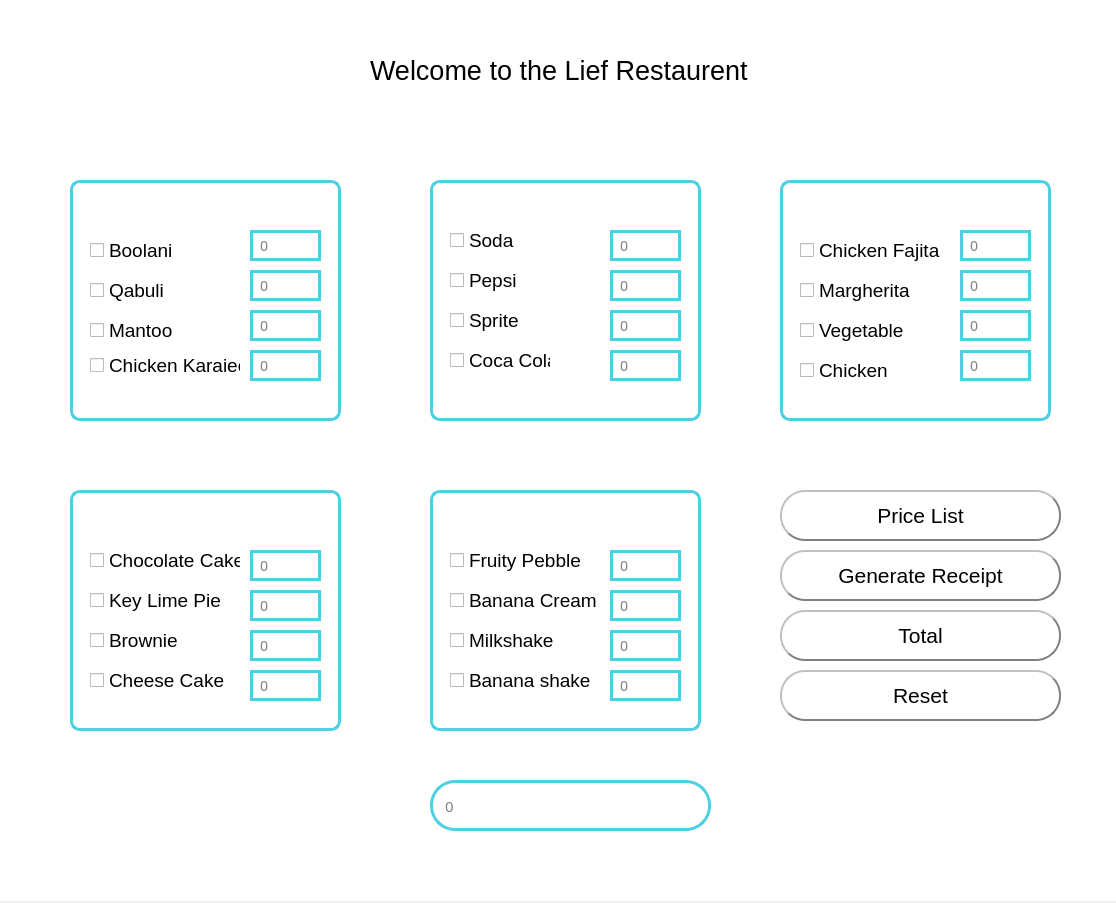
<?xml version="1.0" encoding="UTF-8"?>
<ui version="4.0">
 <class>Homewindow</class>
 <widget class="QMainWindow" name="Homewindow">
  <property name="geometry">
   <rect>
    <x>0</x>
    <y>0</y>
    <width>1116</width>
    <height>903</height>
   </rect>
  </property>
  <property name="windowTitle">
   <string>MainWindow</string>
  </property>
  <widget class="QWidget" name="centralwidget">
   <widget class="QLabel" name="label_2">
    <property name="geometry">
     <rect>
      <x>370</x>
      <y>40</y>
      <width>421</width>
      <height>61</height>
     </rect>
    </property>
    <property name="font">
     <font>
      <family>MS Shell Dlg 2</family>
      <pointsize>20</pointsize>
      <weight>50</weight>
      <bold>false</bold>
     </font>
    </property>
    <property name="text">
     <string>Welcome to the Lief Restaurent</string>
    </property>
   </widget>
   <widget class="QLabel" name="label_3">
    <property name="geometry">
     <rect>
      <x>150</x>
      <y>130</y>
      <width>101</width>
      <height>101</height>
     </rect>
    </property>
    <property name="text">
     <string/>
    </property>
    <property name="pixmap">
     <pixmap>../images/SPAGHETTI.png</pixmap>
    </property>
    <property name="scaledContents">
     <bool>true</bool>
    </property>
   </widget>
   <widget class="QLabel" name="label_4">
    <property name="geometry">
     <rect>
      <x>510</x>
      <y>130</y>
      <width>101</width>
      <height>101</height>
     </rect>
    </property>
    <property name="text">
     <string/>
    </property>
    <property name="pixmap">
     <pixmap>../images/DRINKS.png</pixmap>
    </property>
    <property name="scaledContents">
     <bool>true</bool>
    </property>
   </widget>
   <widget class="QLabel" name="label_5">
    <property name="geometry">
     <rect>
      <x>860</x>
      <y>130</y>
      <width>101</width>
      <height>101</height>
     </rect>
    </property>
    <property name="text">
     <string/>
    </property>
    <property name="pixmap">
     <pixmap>../images/PIZZA.png</pixmap>
    </property>
    <property name="scaledContents">
     <bool>true</bool>
    </property>
   </widget>
   <widget class="QLineEdit" name="tf1">
    <property name="enabled">
     <bool>false</bool>
    </property>
    <property name="geometry">
     <rect>
      <x>250</x>
      <y>230</y>
      <width>71</width>
      <height>31</height>
     </rect>
    </property>
    <property name="styleSheet">
     <string notr="true">QLineEdit{

border:3px solid #4DD0E1;
font: 14px gray;
padding-left: 5px;
border-radius: 25px;
}</string>
    </property>
    <property name="placeholderText">
     <string>0</string>
    </property>
   </widget>
   <widget class="QLineEdit" name="tf2">
    <property name="enabled">
     <bool>false</bool>
    </property>
    <property name="geometry">
     <rect>
      <x>250</x>
      <y>270</y>
      <width>71</width>
      <height>31</height>
     </rect>
    </property>
    <property name="styleSheet">
     <string notr="true">QLineEdit{
border-radius : 30px;
border:3px solid #4DD0E1;
font: 14px gray;
padding-left: 5px;
}</string>
    </property>
    <property name="placeholderText">
     <string>0</string>
    </property>
   </widget>
   <widget class="QLineEdit" name="tf3">
    <property name="enabled">
     <bool>false</bool>
    </property>
    <property name="geometry">
     <rect>
      <x>250</x>
      <y>310</y>
      <width>71</width>
      <height>31</height>
     </rect>
    </property>
    <property name="styleSheet">
     <string notr="true">QLineEdit{
border-radius : 30px;
border:3px solid #4DD0E1;
font: 14px gray;
padding-left: 5px;
}</string>
    </property>
    <property name="placeholderText">
     <string>0</string>
    </property>
   </widget>
   <widget class="QLineEdit" name="tf4">
    <property name="enabled">
     <bool>false</bool>
    </property>
    <property name="geometry">
     <rect>
      <x>250</x>
      <y>350</y>
      <width>71</width>
      <height>31</height>
     </rect>
    </property>
    <property name="styleSheet">
     <string notr="true">QLineEdit{
border-radius : 30px;
border:3px solid #4DD0E1;
font: 14px gray;
padding-left: 5px;
}</string>
    </property>
    <property name="placeholderText">
     <string>0</string>
    </property>
   </widget>
   <widget class="QFrame" name="foodframe">
    <property name="geometry">
     <rect>
      <x>70</x>
      <y>180</y>
      <width>271</width>
      <height>241</height>
     </rect>
    </property>
    <property name="styleSheet">
     <string notr="true">.QFrame{
border-radius: 10px;
border: 3px solid #4DD0E1;
}</string>
    </property>
    <property name="frameShape">
     <enum>QFrame::StyledPanel</enum>
    </property>
    <property name="frameShadow">
     <enum>QFrame::Plain</enum>
    </property>
    <property name="lineWidth">
     <number>8</number>
    </property>
    <property name="midLineWidth">
     <number>8</number>
    </property>
    <widget class="QCheckBox" name="cf1">
     <property name="geometry">
      <rect>
       <x>20</x>
       <y>60</y>
       <width>101</width>
       <height>21</height>
      </rect>
     </property>
     <property name="font">
      <font>
       <pointsize>14</pointsize>
      </font>
     </property>
     <property name="text">
      <string>Boolani</string>
     </property>
    </widget>
    <widget class="QCheckBox" name="cf2">
     <property name="geometry">
      <rect>
       <x>20</x>
       <y>100</y>
       <width>101</width>
       <height>21</height>
      </rect>
     </property>
     <property name="font">
      <font>
       <pointsize>14</pointsize>
      </font>
     </property>
     <property name="text">
      <string>Qabuli</string>
     </property>
    </widget>
    <widget class="QCheckBox" name="cf3">
     <property name="geometry">
      <rect>
       <x>20</x>
       <y>140</y>
       <width>101</width>
       <height>21</height>
      </rect>
     </property>
     <property name="font">
      <font>
       <pointsize>14</pointsize>
      </font>
     </property>
     <property name="text">
      <string>Mantoo</string>
     </property>
    </widget>
    <widget class="QCheckBox" name="cf4">
     <property name="geometry">
      <rect>
       <x>20</x>
       <y>170</y>
       <width>151</width>
       <height>31</height>
      </rect>
     </property>
     <property name="font">
      <font>
       <pointsize>14</pointsize>
      </font>
     </property>
     <property name="text">
      <string>Chicken Karaiee</string>
     </property>
    </widget>
   </widget>
   <widget class="QLineEdit" name="td4">
    <property name="enabled">
     <bool>false</bool>
    </property>
    <property name="geometry">
     <rect>
      <x>610</x>
      <y>350</y>
      <width>71</width>
      <height>31</height>
     </rect>
    </property>
    <property name="styleSheet">
     <string notr="true">QLineEdit{
border-radius : 30px;
border:3px solid #4DD0E1;
font: 14px gray;
padding-left: 5px;
}</string>
    </property>
    <property name="placeholderText">
     <string>0</string>
    </property>
   </widget>
   <widget class="QLineEdit" name="td2">
    <property name="enabled">
     <bool>false</bool>
    </property>
    <property name="geometry">
     <rect>
      <x>610</x>
      <y>270</y>
      <width>71</width>
      <height>31</height>
     </rect>
    </property>
    <property name="styleSheet">
     <string notr="true">QLineEdit{
border-radius : 30px;
border:3px solid #4DD0E1;
font: 14px gray;
padding-left: 5px;
}</string>
    </property>
    <property name="placeholderText">
     <string>0</string>
    </property>
   </widget>
   <widget class="QLineEdit" name="td1">
    <property name="enabled">
     <bool>false</bool>
    </property>
    <property name="geometry">
     <rect>
      <x>610</x>
      <y>230</y>
      <width>71</width>
      <height>31</height>
     </rect>
    </property>
    <property name="styleSheet">
     <string notr="true">QLineEdit{
border-radius : 30px;
border:3px solid #4DD0E1;
font: 14px gray;
padding-left: 5px;
}</string>
    </property>
    <property name="placeholderText">
     <string>0</string>
    </property>
   </widget>
   <widget class="QFrame" name="foodframe_2">
    <property name="geometry">
     <rect>
      <x>430</x>
      <y>180</y>
      <width>271</width>
      <height>241</height>
     </rect>
    </property>
    <property name="styleSheet">
     <string notr="true">.QFrame{
border-radius: 10px;
border: 3px solid #4DD0E1;
}</string>
    </property>
    <property name="frameShape">
     <enum>QFrame::StyledPanel</enum>
    </property>
    <property name="frameShadow">
     <enum>QFrame::Plain</enum>
    </property>
    <property name="lineWidth">
     <number>8</number>
    </property>
    <property name="midLineWidth">
     <number>8</number>
    </property>
    <widget class="QCheckBox" name="cd1">
     <property name="geometry">
      <rect>
       <x>20</x>
       <y>50</y>
       <width>101</width>
       <height>21</height>
      </rect>
     </property>
     <property name="font">
      <font>
       <pointsize>14</pointsize>
      </font>
     </property>
     <property name="text">
      <string>Soda</string>
     </property>
    </widget>
    <widget class="QCheckBox" name="cd2">
     <property name="geometry">
      <rect>
       <x>20</x>
       <y>90</y>
       <width>101</width>
       <height>21</height>
      </rect>
     </property>
     <property name="font">
      <font>
       <pointsize>14</pointsize>
      </font>
     </property>
     <property name="text">
      <string>Pepsi</string>
     </property>
    </widget>
    <widget class="QCheckBox" name="cd4">
     <property name="geometry">
      <rect>
       <x>20</x>
       <y>170</y>
       <width>101</width>
       <height>21</height>
      </rect>
     </property>
     <property name="font">
      <font>
       <pointsize>14</pointsize>
      </font>
     </property>
     <property name="text">
      <string>Coca Cola</string>
     </property>
    </widget>
   </widget>
   <widget class="QLineEdit" name="td3">
    <property name="enabled">
     <bool>false</bool>
    </property>
    <property name="geometry">
     <rect>
      <x>610</x>
      <y>310</y>
      <width>71</width>
      <height>31</height>
     </rect>
    </property>
    <property name="styleSheet">
     <string notr="true">QLineEdit{
border-radius : 30px;
border:3px solid #4DD0E1;
font: 14px gray;
padding-left: 5px;
}</string>
    </property>
    <property name="placeholderText">
     <string>0</string>
    </property>
   </widget>
   <widget class="QLineEdit" name="tp1">
    <property name="enabled">
     <bool>false</bool>
    </property>
    <property name="geometry">
     <rect>
      <x>960</x>
      <y>230</y>
      <width>71</width>
      <height>31</height>
     </rect>
    </property>
    <property name="styleSheet">
     <string notr="true">QLineEdit{
border-radius : 30px;
border:3px solid #4DD0E1;
font: 14px gray;
padding-left: 5px;
}</string>
    </property>
    <property name="placeholderText">
     <string>0</string>
    </property>
   </widget>
   <widget class="QLineEdit" name="tp2">
    <property name="enabled">
     <bool>false</bool>
    </property>
    <property name="geometry">
     <rect>
      <x>960</x>
      <y>270</y>
      <width>71</width>
      <height>31</height>
     </rect>
    </property>
    <property name="styleSheet">
     <string notr="true">QLineEdit{
border-radius : 30px;
border:3px solid #4DD0E1;
font: 14px gray;
padding-left: 5px;
}</string>
    </property>
    <property name="placeholderText">
     <string>0</string>
    </property>
   </widget>
   <widget class="QFrame" name="foodframe_3">
    <property name="geometry">
     <rect>
      <x>780</x>
      <y>180</y>
      <width>271</width>
      <height>241</height>
     </rect>
    </property>
    <property name="styleSheet">
     <string notr="true">.QFrame{
border-radius: 10px;
border: 3px solid #4DD0E1;
}</string>
    </property>
    <property name="frameShape">
     <enum>QFrame::StyledPanel</enum>
    </property>
    <property name="frameShadow">
     <enum>QFrame::Plain</enum>
    </property>
    <property name="lineWidth">
     <number>8</number>
    </property>
    <property name="midLineWidth">
     <number>8</number>
    </property>
    <widget class="QCheckBox" name="cp1">
     <property name="geometry">
      <rect>
       <x>20</x>
       <y>60</y>
       <width>151</width>
       <height>21</height>
      </rect>
     </property>
     <property name="font">
      <font>
       <pointsize>14</pointsize>
      </font>
     </property>
     <property name="text">
      <string>Chicken Fajita</string>
     </property>
    </widget>
    <widget class="QCheckBox" name="cp2">
     <property name="geometry">
      <rect>
       <x>20</x>
       <y>100</y>
       <width>151</width>
       <height>21</height>
      </rect>
     </property>
     <property name="font">
      <font>
       <pointsize>14</pointsize>
      </font>
     </property>
     <property name="text">
      <string>Margherita</string>
     </property>
    </widget>
    <widget class="QCheckBox" name="cp3">
     <property name="geometry">
      <rect>
       <x>20</x>
       <y>140</y>
       <width>151</width>
       <height>21</height>
      </rect>
     </property>
     <property name="font">
      <font>
       <pointsize>14</pointsize>
      </font>
     </property>
     <property name="text">
      <string>Vegetable</string>
     </property>
    </widget>
    <widget class="QCheckBox" name="cp4">
     <property name="geometry">
      <rect>
       <x>20</x>
       <y>180</y>
       <width>151</width>
       <height>21</height>
      </rect>
     </property>
     <property name="font">
      <font>
       <pointsize>14</pointsize>
      </font>
     </property>
     <property name="text">
      <string>Chicken</string>
     </property>
    </widget>
   </widget>
   <widget class="QLineEdit" name="tp4">
    <property name="enabled">
     <bool>false</bool>
    </property>
    <property name="geometry">
     <rect>
      <x>960</x>
      <y>350</y>
      <width>71</width>
      <height>31</height>
     </rect>
    </property>
    <property name="styleSheet">
     <string notr="true">QLineEdit{
border-radius : 30px;
border:3px solid #4DD0E1;
font: 14px gray;
padding-left: 5px;
}</string>
    </property>
    <property name="placeholderText">
     <string>0</string>
    </property>
   </widget>
   <widget class="QLineEdit" name="tp3">
    <property name="enabled">
     <bool>false</bool>
    </property>
    <property name="geometry">
     <rect>
      <x>960</x>
      <y>310</y>
      <width>71</width>
      <height>31</height>
     </rect>
    </property>
    <property name="styleSheet">
     <string notr="true">QLineEdit{
border-radius : 30px;
border:3px solid #4DD0E1;
font: 14px gray;
padding-left: 5px;
}</string>
    </property>
    <property name="placeholderText">
     <string>0</string>
    </property>
   </widget>
   <widget class="QLabel" name="background">
    <property name="geometry">
     <rect>
      <x>-10</x>
      <y>-10</y>
      <width>1141</width>
      <height>911</height>
     </rect>
    </property>
    <property name="font">
     <font>
      <pointsize>16</pointsize>
      <weight>50</weight>
      <bold>false</bold>
     </font>
    </property>
    <property name="styleSheet">
     <string notr="true">QLabel{
	background-color: rgb(255, 255, 255);
}</string>
    </property>
    <property name="text">
     <string/>
    </property>
   </widget>
   <widget class="QLabel" name="label_6">
    <property name="geometry">
     <rect>
      <x>940</x>
      <y>720</y>
      <width>171</width>
      <height>181</height>
     </rect>
    </property>
    <property name="text">
     <string/>
    </property>
    <property name="pixmap">
     <pixmap>../images/corner.png</pixmap>
    </property>
    <property name="scaledContents">
     <bool>true</bool>
    </property>
   </widget>
   <widget class="QLabel" name="label_8">
    <property name="geometry">
     <rect>
      <x>0</x>
      <y>0</y>
      <width>171</width>
      <height>161</height>
     </rect>
    </property>
    <property name="text">
     <string/>
    </property>
    <property name="pixmap">
     <pixmap>../images/top-left.png</pixmap>
    </property>
    <property name="scaledContents">
     <bool>true</bool>
    </property>
   </widget>
   <widget class="QLineEdit" name="tc1">
    <property name="enabled">
     <bool>false</bool>
    </property>
    <property name="geometry">
     <rect>
      <x>250</x>
      <y>550</y>
      <width>71</width>
      <height>31</height>
     </rect>
    </property>
    <property name="styleSheet">
     <string notr="true">QLineEdit{
border-radius : 30px;
border:3px solid #4DD0E1;
font: 14px gray;
padding-left: 5px;
}</string>
    </property>
    <property name="placeholderText">
     <string>0</string>
    </property>
   </widget>
   <widget class="QLineEdit" name="tc2">
    <property name="enabled">
     <bool>false</bool>
    </property>
    <property name="geometry">
     <rect>
      <x>250</x>
      <y>590</y>
      <width>71</width>
      <height>31</height>
     </rect>
    </property>
    <property name="styleSheet">
     <string notr="true">QLineEdit{
border-radius : 30px;
border:3px solid #4DD0E1;
font: 14px gray;
padding-left: 5px;
}</string>
    </property>
    <property name="placeholderText">
     <string>0</string>
    </property>
   </widget>
   <widget class="QLineEdit" name="tc4">
    <property name="enabled">
     <bool>false</bool>
    </property>
    <property name="geometry">
     <rect>
      <x>250</x>
      <y>670</y>
      <width>71</width>
      <height>31</height>
     </rect>
    </property>
    <property name="styleSheet">
     <string notr="true">QLineEdit{
border-radius : 30px;
border:3px solid #4DD0E1;
font: 14px gray;
padding-left: 5px;
}</string>
    </property>
    <property name="placeholderText">
     <string>0</string>
    </property>
   </widget>
   <widget class="QFrame" name="foodframe_4">
    <property name="geometry">
     <rect>
      <x>70</x>
      <y>490</y>
      <width>271</width>
      <height>241</height>
     </rect>
    </property>
    <property name="styleSheet">
     <string notr="true">.QFrame{
border-radius: 10px;
border: 3px solid #4DD0E1;
}</string>
    </property>
    <property name="frameShape">
     <enum>QFrame::StyledPanel</enum>
    </property>
    <property name="frameShadow">
     <enum>QFrame::Plain</enum>
    </property>
    <property name="lineWidth">
     <number>8</number>
    </property>
    <property name="midLineWidth">
     <number>8</number>
    </property>
    <widget class="QCheckBox" name="cde1">
     <property name="geometry">
      <rect>
       <x>20</x>
       <y>60</y>
       <width>151</width>
       <height>21</height>
      </rect>
     </property>
     <property name="font">
      <font>
       <pointsize>14</pointsize>
      </font>
     </property>
     <property name="text">
      <string>Chocolate Cake</string>
     </property>
    </widget>
    <widget class="QCheckBox" name="cde2">
     <property name="geometry">
      <rect>
       <x>20</x>
       <y>100</y>
       <width>151</width>
       <height>21</height>
      </rect>
     </property>
     <property name="font">
      <font>
       <pointsize>14</pointsize>
      </font>
     </property>
     <property name="text">
      <string>Key Lime Pie</string>
     </property>
    </widget>
    <widget class="QCheckBox" name="cde3">
     <property name="geometry">
      <rect>
       <x>20</x>
       <y>140</y>
       <width>151</width>
       <height>21</height>
      </rect>
     </property>
     <property name="font">
      <font>
       <pointsize>14</pointsize>
      </font>
     </property>
     <property name="text">
      <string>Brownie</string>
     </property>
    </widget>
    <widget class="QCheckBox" name="cde4">
     <property name="geometry">
      <rect>
       <x>20</x>
       <y>180</y>
       <width>151</width>
       <height>21</height>
      </rect>
     </property>
     <property name="font">
      <font>
       <pointsize>14</pointsize>
      </font>
     </property>
     <property name="text">
      <string>Cheese Cake</string>
     </property>
    </widget>
   </widget>
   <widget class="QLabel" name="label_10">
    <property name="geometry">
     <rect>
      <x>150</x>
      <y>440</y>
      <width>101</width>
      <height>101</height>
     </rect>
    </property>
    <property name="text">
     <string/>
    </property>
    <property name="pixmap">
     <pixmap>../images/cake.png</pixmap>
    </property>
    <property name="scaledContents">
     <bool>true</bool>
    </property>
   </widget>
   <widget class="QLineEdit" name="tc3">
    <property name="enabled">
     <bool>false</bool>
    </property>
    <property name="geometry">
     <rect>
      <x>250</x>
      <y>630</y>
      <width>71</width>
      <height>31</height>
     </rect>
    </property>
    <property name="styleSheet">
     <string notr="true">QLineEdit{
border-radius : 30px;
border:3px solid #4DD0E1;
font: 14px gray;
padding-left: 5px;
}</string>
    </property>
    <property name="placeholderText">
     <string>0</string>
    </property>
   </widget>
   <widget class="QPushButton" name="pricelist">
    <property name="geometry">
     <rect>
      <x>780</x>
      <y>490</y>
      <width>281</width>
      <height>51</height>
     </rect>
    </property>
    <property name="font">
     <font>
      <pointsize>16</pointsize>
      <weight>50</weight>
      <bold>false</bold>
     </font>
    </property>
    <property name="styleSheet">
     <string notr="true">QPushButton{
background-color: white;
border-style:outset;
border-width: 2px;
border-color:gray;
border-radius: 25px;
}

QPushButton:hover{
background-color: #EEEEEE;
border-style:inset;
color: #0097A7;

}</string>
    </property>
    <property name="text">
     <string>Price List</string>
    </property>
   </widget>
   <widget class="QFrame" name="foodframe_5">
    <property name="geometry">
     <rect>
      <x>430</x>
      <y>490</y>
      <width>271</width>
      <height>241</height>
     </rect>
    </property>
    <property name="styleSheet">
     <string notr="true">.QFrame{
border-radius: 10px;
border: 3px solid #4DD0E1;
}</string>
    </property>
    <property name="frameShape">
     <enum>QFrame::StyledPanel</enum>
    </property>
    <property name="frameShadow">
     <enum>QFrame::Plain</enum>
    </property>
    <property name="lineWidth">
     <number>8</number>
    </property>
    <property name="midLineWidth">
     <number>8</number>
    </property>
    <widget class="QCheckBox" name="cs1">
     <property name="geometry">
      <rect>
       <x>20</x>
       <y>60</y>
       <width>151</width>
       <height>21</height>
      </rect>
     </property>
     <property name="font">
      <font>
       <pointsize>14</pointsize>
      </font>
     </property>
     <property name="text">
      <string>Fruity Pebble</string>
     </property>
    </widget>
    <widget class="QCheckBox" name="cs2">
     <property name="geometry">
      <rect>
       <x>20</x>
       <y>100</y>
       <width>151</width>
       <height>21</height>
      </rect>
     </property>
     <property name="font">
      <font>
       <pointsize>14</pointsize>
      </font>
     </property>
     <property name="text">
      <string>Banana Cream</string>
     </property>
    </widget>
    <widget class="QCheckBox" name="cs3">
     <property name="geometry">
      <rect>
       <x>20</x>
       <y>140</y>
       <width>151</width>
       <height>21</height>
      </rect>
     </property>
     <property name="font">
      <font>
       <pointsize>14</pointsize>
      </font>
     </property>
     <property name="text">
      <string>Milkshake</string>
     </property>
    </widget>
   </widget>
   <widget class="QLineEdit" name="ts1">
    <property name="enabled">
     <bool>false</bool>
    </property>
    <property name="geometry">
     <rect>
      <x>610</x>
      <y>550</y>
      <width>71</width>
      <height>31</height>
     </rect>
    </property>
    <property name="styleSheet">
     <string notr="true">QLineEdit{
border-radius : 30px;
border:3px solid #4DD0E1;
font: 14px gray;
padding-left: 5px;
}</string>
    </property>
    <property name="placeholderText">
     <string>0</string>
    </property>
   </widget>
   <widget class="QLineEdit" name="ts3">
    <property name="enabled">
     <bool>false</bool>
    </property>
    <property name="geometry">
     <rect>
      <x>610</x>
      <y>630</y>
      <width>71</width>
      <height>31</height>
     </rect>
    </property>
    <property name="styleSheet">
     <string notr="true">QLineEdit{
border-radius : 30px;
border:3px solid #4DD0E1;
font: 14px gray;
padding-left: 5px;
}</string>
    </property>
    <property name="placeholderText">
     <string>0</string>
    </property>
   </widget>
   <widget class="QLabel" name="label_11">
    <property name="geometry">
     <rect>
      <x>510</x>
      <y>440</y>
      <width>101</width>
      <height>101</height>
     </rect>
    </property>
    <property name="text">
     <string/>
    </property>
    <property name="pixmap">
     <pixmap>../images/shakes.png</pixmap>
    </property>
    <property name="scaledContents">
     <bool>true</bool>
    </property>
   </widget>
   <widget class="QLineEdit" name="ts2">
    <property name="enabled">
     <bool>false</bool>
    </property>
    <property name="geometry">
     <rect>
      <x>610</x>
      <y>590</y>
      <width>71</width>
      <height>31</height>
     </rect>
    </property>
    <property name="styleSheet">
     <string notr="true">QLineEdit{
border-radius : 30px;
border:3px solid #4DD0E1;
font: 14px gray;
padding-left: 5px;
}</string>
    </property>
    <property name="placeholderText">
     <string>0</string>
    </property>
   </widget>
   <widget class="QLineEdit" name="ts4">
    <property name="enabled">
     <bool>false</bool>
    </property>
    <property name="geometry">
     <rect>
      <x>610</x>
      <y>670</y>
      <width>71</width>
      <height>31</height>
     </rect>
    </property>
    <property name="styleSheet">
     <string notr="true">QLineEdit{
border-radius : 30px;
border:3px solid #4DD0E1;
font: 14px gray;
padding-left: 5px;
}</string>
    </property>
    <property name="placeholderText">
     <string>0</string>
    </property>
   </widget>
   <widget class="QPushButton" name="receipt">
    <property name="geometry">
     <rect>
      <x>780</x>
      <y>550</y>
      <width>281</width>
      <height>51</height>
     </rect>
    </property>
    <property name="font">
     <font>
      <pointsize>16</pointsize>
      <weight>50</weight>
      <bold>false</bold>
     </font>
    </property>
    <property name="styleSheet">
     <string notr="true">QPushButton{
background-color: white;
border-style:outset;
border-width: 2px;
border-color:gray;
border-radius: 25px;
}

QPushButton:hover{
background-color: #EEEEEE;
border-style:inset;
color: #0097A7;

}</string>
    </property>
    <property name="text">
     <string>Generate Receipt</string>
    </property>
   </widget>
   <widget class="QPushButton" name="total">
    <property name="geometry">
     <rect>
      <x>780</x>
      <y>610</y>
      <width>281</width>
      <height>51</height>
     </rect>
    </property>
    <property name="font">
     <font>
      <pointsize>16</pointsize>
      <weight>50</weight>
      <bold>false</bold>
     </font>
    </property>
    <property name="styleSheet">
     <string notr="true">QPushButton{
background-color: white;
border-style:outset;
border-width: 2px;
border-color:gray;
border-radius: 25px;
}

QPushButton:hover{
background-color: #EEEEEE;
border-style:inset;
color: #0097A7;

}</string>
    </property>
    <property name="text">
     <string>Total</string>
    </property>
   </widget>
   <widget class="QPushButton" name="reset">
    <property name="geometry">
     <rect>
      <x>780</x>
      <y>670</y>
      <width>281</width>
      <height>51</height>
     </rect>
    </property>
    <property name="font">
     <font>
      <pointsize>16</pointsize>
      <weight>50</weight>
      <bold>false</bold>
     </font>
    </property>
    <property name="styleSheet">
     <string notr="true">QPushButton{
background-color: white;
border-style:outset;
border-width: 2px;
border-color:gray;
border-radius: 25px;
}

QPushButton:hover{
background-color: #EEEEEE;
border-style:inset;
color: #0097A7;

}</string>
    </property>
    <property name="text">
     <string>Reset</string>
    </property>
   </widget>
   <widget class="QPushButton" name="signout">
    <property name="geometry">
     <rect>
      <x>1010</x>
      <y>0</y>
      <width>51</width>
      <height>51</height>
     </rect>
    </property>
    <property name="font">
     <font>
      <pointsize>16</pointsize>
      <weight>50</weight>
      <bold>false</bold>
     </font>
    </property>
    <property name="styleSheet">
     <string notr="true">QPushButton{
background-color: white;
border-radius: 25px !important;
}

QPushButton:hover{
background-color: #EEEEEE;
border-style:inset;
color: #0097A7;

}</string>
    </property>
    <property name="text">
     <string/>
    </property>
    <property name="icon">
     <iconset>
      <normaloff>../images/sign_out_icon.jpg</normaloff>../images/sign_out_icon.jpg</iconset>
    </property>
    <property name="iconSize">
     <size>
      <width>40</width>
      <height>40</height>
     </size>
    </property>
   </widget>
   <widget class="QPushButton" name="exit">
    <property name="geometry">
     <rect>
      <x>1060</x>
      <y>0</y>
      <width>51</width>
      <height>51</height>
     </rect>
    </property>
    <property name="font">
     <font>
      <pointsize>16</pointsize>
      <weight>50</weight>
      <bold>false</bold>
     </font>
    </property>
    <property name="styleSheet">
     <string notr="true">QPushButton{
background-color: white;
border-radius: 25px;
}

QPushButton:hover{
background-color: #EEEEEE;
border-style:inset;
color: #0097A7;

}</string>
    </property>
    <property name="text">
     <string/>
    </property>
    <property name="icon">
     <iconset>
      <normaloff>../images/Actions-application-exit-icon.png</normaloff>../images/Actions-application-exit-icon.png</iconset>
    </property>
    <property name="iconSize">
     <size>
      <width>35</width>
      <height>35</height>
     </size>
    </property>
   </widget>
   <widget class="QLineEdit" name="totla_pay">
    <property name="geometry">
     <rect>
      <x>430</x>
      <y>780</y>
      <width>281</width>
      <height>51</height>
     </rect>
    </property>
    <property name="font">
     <font>
      <family>red</family>
      <pointsize>-1</pointsize>
      <weight>50</weight>
      <italic>false</italic>
      <bold>false</bold>
     </font>
    </property>
    <property name="styleSheet">
     <string notr="true">QLineEdit{
border-radius : 25px;
border:3px solid #4DD0E1;
font: 15px red ;
padding-left: 10px;
}</string>
    </property>
    <property name="placeholderText">
     <string>0</string>
    </property>
   </widget>
   <widget class="QCheckBox" name="cd3">
    <property name="geometry">
     <rect>
      <x>450</x>
      <y>310</y>
      <width>101</width>
      <height>21</height>
     </rect>
    </property>
    <property name="font">
     <font>
      <pointsize>14</pointsize>
     </font>
    </property>
    <property name="text">
     <string>Sprite</string>
    </property>
   </widget>
   <widget class="QCheckBox" name="cs4">
    <property name="geometry">
     <rect>
      <x>450</x>
      <y>670</y>
      <width>151</width>
      <height>21</height>
     </rect>
    </property>
    <property name="font">
     <font>
      <pointsize>14</pointsize>
     </font>
    </property>
    <property name="text">
     <string>Banana shake</string>
    </property>
   </widget>
   <zorder>background</zorder>
   <zorder>foodframe_5</zorder>
   <zorder>foodframe_4</zorder>
   <zorder>label_8</zorder>
   <zorder>foodframe_3</zorder>
   <zorder>foodframe_2</zorder>
   <zorder>foodframe</zorder>
   <zorder>label_2</zorder>
   <zorder>label_3</zorder>
   <zorder>tf2</zorder>
   <zorder>tf3</zorder>
   <zorder>tf4</zorder>
   <zorder>tf1</zorder>
   <zorder>td4</zorder>
   <zorder>td2</zorder>
   <zorder>td1</zorder>
   <zorder>td3</zorder>
   <zorder>label_4</zorder>
   <zorder>tp1</zorder>
   <zorder>tp2</zorder>
   <zorder>tp4</zorder>
   <zorder>tp3</zorder>
   <zorder>label_5</zorder>
   <zorder>label_6</zorder>
   <zorder>tc1</zorder>
   <zorder>tc2</zorder>
   <zorder>tc4</zorder>
   <zorder>label_10</zorder>
   <zorder>tc3</zorder>
   <zorder>pricelist</zorder>
   <zorder>ts1</zorder>
   <zorder>ts3</zorder>
   <zorder>label_11</zorder>
   <zorder>ts2</zorder>
   <zorder>ts4</zorder>
   <zorder>receipt</zorder>
   <zorder>total</zorder>
   <zorder>reset</zorder>
   <zorder>signout</zorder>
   <zorder>exit</zorder>
   <zorder>totla_pay</zorder>
   <zorder>cd3</zorder>
   <zorder>cs4</zorder>
  </widget>
 </widget>
 <resources/>
 <connections/>
</ui>
